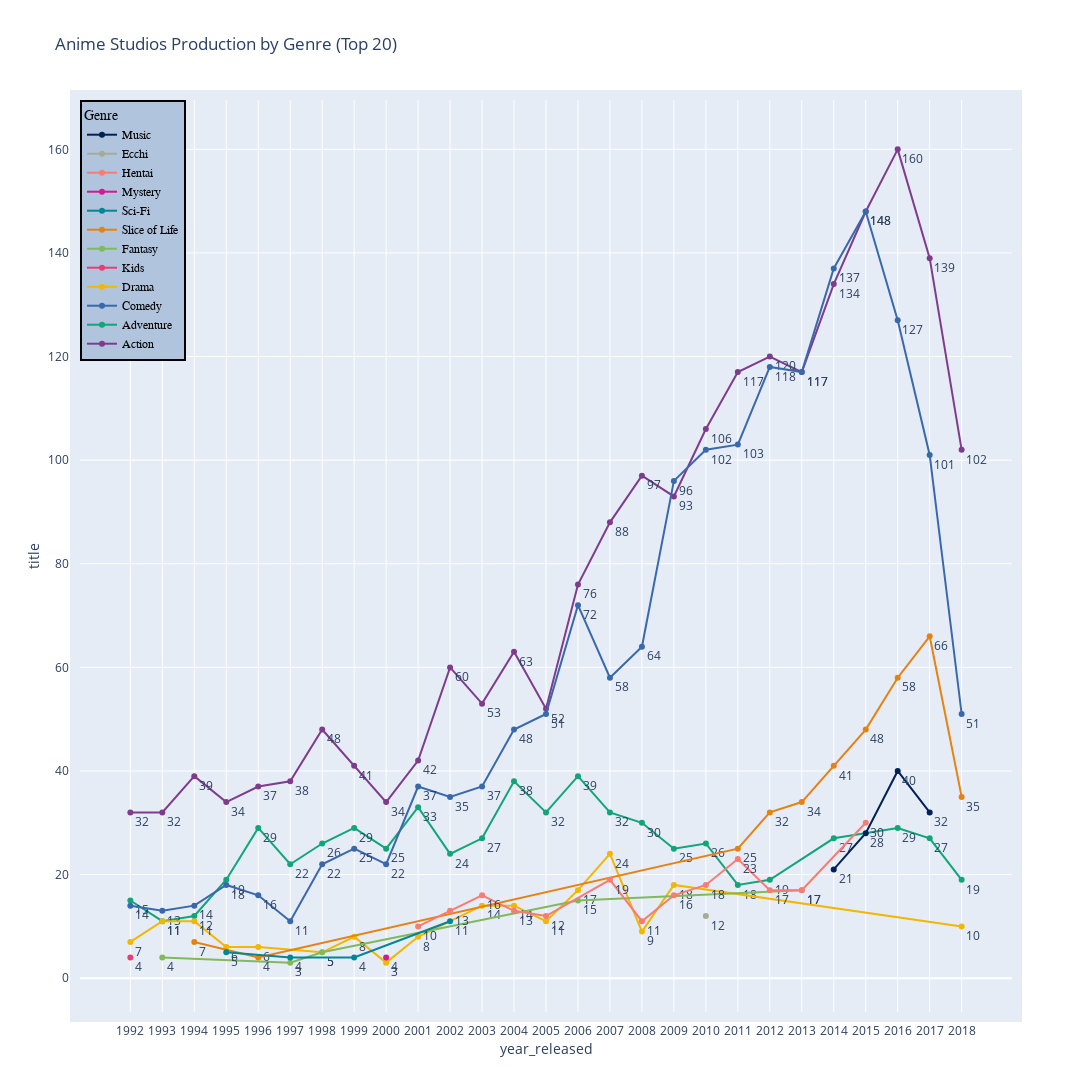

The notebook cell saved with this chart:
### Code cell
fig = px.line(df_agg,
        x='year_released', y='title', color='genre', text='title',
        title='Anime Studios Production by Genre (Top 20)',
        labels={'genre':'Genre', 'count':'Number of anime per genre', 'studio':'Anime Studios'},
        color_discrete_sequence=['rgb(127, 60, 141)', 'rgb(17, 165, 121)', 'rgb(57, 105, 172)',
        'rgb(242, 183, 1)', 'rgb(231, 63, 116)', 'rgb(128, 186, 90)', 'rgb(230, 131, 16)', 'rgb(0, 134, 149)',
        'rgb(207, 28, 144)', 'rgb(249, 123, 114)', 'rgb(165, 170, 153)', 'rgb(0,34,86,40)'],
        orientation='v')
fig.update_layout(barmode='group', yaxis={'categoryorder':'total descending'}, width=1200, height=1200,
                     legend=dict(
        x=0,
        y=1,
        traceorder="reversed",
        title_font_family="Droid Sans Mono",
        font=dict(
            family="Droid Sans Mono",
            size=12,
            color="black"
        ),
        bgcolor="LightSteelBlue",
        bordercolor="Black",
        borderwidth=2
    ),
    xaxis=dict(tickmode='array'),
    margin=dict(pad=10),
    bargap=0.1)

fig.update_traces(textposition="bottom right")
fig.show()

### Figure 1 — Plotly figure (JSON) as saved in the notebook; plotly's stock layout.template omitted (floating-point values rounded to 4 significant figures)
{"data": [{"hovertemplate": "Genre=Action<br>year_released=%{x}<br>title=%{text}<extra></extra>", "legendgroup": "Action", "line": {"color": "rgb(127, 60, 141)", "dash": "solid"}, "marker": {"symbol": "circle"}, "mode": "text+lines+markers", "name": "Action", "orientation": "v", "showlegend": true, "text": [32, 32, 39, 34, 37, 38, 48, 41, 34, 42, 60, 53, 63, 52, 76, 88, 97, 93, 106, 117, 120, 117, 134, 148, 160, 139, 102], "textposition": "bottom right", "type": "scatter", "x": ["1992", "1993", "1994", "1995", "1996", "1997", "1998", "1999", "2000", "2001", "2002", "2003", "2004", "2005", "2006", "2007", "2008", "2009", "2010", "2011", "2012", "2013", "2014", "2015", "2016", "2017", "2018"], "xaxis": "x", "y": [32, 32, 39, 34, 37, 38, 48, 41, 34, 42, 60, 53, 63, 52, 76, 88, 97, 93, 106, 117, 120, 117, 134, 148, 160, 139, 102], "yaxis": "y"}, {"hovertemplate": "Genre=Adventure<br>year_released=%{x}<br>title=%{text}<extra></extra>", "legendgroup": "Adventure", "line": {"color": "rgb(17, 165, 121)", "dash": "solid"}, "marker": {"symbol": "circle"}, "mode": "text+lines+markers", "name": "Adventure", "orientation": "v", "showlegend": true, "text": [15, 11, 12, 19, 29, 22, 26, 29, 25, 33, 24, 27, 38, 32, 39, 32, 30, 25, 26, 18, 19, 27, 29, 27, 19], "textposition": "bottom right", "type": "scatter", "x": ["1992", "1993", "1994", "1995", "1996", "1997", "1998", "1999", "2000", "2001", "2002", "2003", "2004", "2005", "2006", "2007", "2008", "2009", "2010", "2011", "2012", "2014", "2016", "2017", "2018"], "xaxis": "x", "y": [15, 11, 12, 19, 29, 22, 26, 29, 25, 33, 24, 27, 38, 32, 39, 32, 30, 25, 26, 18, 19, 27, 29, 27, 19], "yaxis": "y"}, {"hovertemplate": "Genre=Comedy<br>year_released=%{x}<br>title=%{text}<extra></extra>", "legendgroup": "Comedy", "line": {"color": "rgb(57, 105, 172)", "dash": "solid"}, "marker": {"symbol": "circle"}, "mode": "text+lines+markers", "name": "Comedy", "orientation": "v", "showlegend": true, "text": [14, 13, 14, 18, 16, 11, 22, 25, 22, 37, 35, 37, 48, 51, 72, 58, 64, 96, 102, 103, 118, 117, 137, 148, 127, 101, 51], "textposition": "bottom right", "type": "scatter", "x": ["1992", "1993", "1994", "1995", "1996", "1997", "1998", "1999", "2000", "2001", "2002", "2003", "2004", "2005", "2006", "2007", "2008", "2009", "2010", "2011", "2012", "2013", "2014", "2015", "2016", "2017", "2018"], "xaxis": "x", "y": [14, 13, 14, 18, 16, 11, 22, 25, 22, 37, 35, 37, 48, 51, 72, 58, 64, 96, 102, 103, 118, 117, 137, 148, 127, 101, 51], "yaxis": "y"}, {"hovertemplate": "Genre=Drama<br>year_released=%{x}<br>title=%{text}<extra></extra>", "legendgroup": "Drama", "line": {"color": "rgb(242, 183, 1)", "dash": "solid"}, "marker": {"symbol": "circle"}, "mode": "text+lines+markers", "name": "Drama", "orientation": "v", "showlegend": true, "text": [7, 11, 11, 6, 6, 5, 8, 3, 8, 14, 14, 11, 17, 24, 9, 18, 10], "textposition": "bottom right", "type": "scatter", "x": ["1992", "1993", "1994", "1995", "1996", "1998", "1999", "2000", "2001", "2003", "2004", "2005", "2006", "2007", "2008", "2009", "2018"], "xaxis": "x", "y": [7, 11, 11, 6, 6, 5, 8, 3, 8, 14, 14, 11, 17, 24, 9, 18, 10], "yaxis": "y"}, {"hovertemplate": "Genre=Kids<br>year_released=%{x}<br>title=%{text}<extra></extra>", "legendgroup": "Kids", "line": {"color": "rgb(231, 63, 116)", "dash": "solid"}, "marker": {"symbol": "circle"}, "mode": "text+lines+markers", "name": "Kids", "orientation": "v", "showlegend": true, "text": [4], "textposition": "bottom right", "type": "scatter", "x": ["1992"], "xaxis": "x", "y": [4], "yaxis": "y"}, {"hovertemplate": "Genre=Fantasy<br>year_released=%{x}<br>title=%{text}<extra></extra>", "legendgroup": "Fantasy", "line": {"color": "rgb(128, 186, 90)", "dash": "solid"}, "marker": {"symbol": "circle"}, "mode": "text+lines+markers", "name": "Fantasy", "orientation": "v", "showlegend": true, "text": [4, 3, 5, 15, 17], "textposition": "bottom right", "type": "scatter", "x": ["1993", "1997", "1998", "2006", "2013"], "xaxis": "x", "y": [4, 3, 5, 15, 17], "yaxis": "y"}, {"hovertemplate": "Genre=Slice of Life<br>year_released=%{x}<br>title=%{text}<extra></extra>", "legendgroup": "Slice of Life", "line": {"color": "rgb(230, 131, 16)", "dash": "solid"}, "marker": {"symbol": "circle"}, "mode": "text+lines+markers", "name": "Slice of Life", "orientation": "v", "showlegend": true, "text": [7, 4, 25, 32, 34, 41, 48, 58, 66, 35], "textposition": "bottom right", "type": "scatter", "x": ["1994", "1996", "2011", "2012", "2013", "2014", "2015", "2016", "2017", "2018"], "xaxis": "x", "y": [7, 4, 25, 32, 34, 41, 48, 58, 66, 35], "yaxis": "y"}, {"hovertemplate": "Genre=Sci-Fi<br>year_released=%{x}<br>title=%{text}<extra></extra>", "legendgroup": "Sci-Fi", "line": {"color": "rgb(0, 134, 149)", "dash": "solid"}, "marker": {"symbol": "circle"}, "mode": "text+lines+markers", "name": "Sci-Fi", "orientation": "v", "showlegend": true, "text": [5, 4, 4, 11], "textposition": "bottom right", "type": "scatter", "x": ["1995", "1997", "1999", "2002"], "xaxis": "x", "y": [5, 4, 4, 11], "yaxis": "y"}, {"hovertemplate": "Genre=Mystery<br>year_released=%{x}<br>title=%{text}<extra></extra>", "legendgroup": "Mystery", "line": {"color": "rgb(207, 28, 144)", "dash": "solid"}, "marker": {"symbol": "circle"}, "mode": "text+lines+markers", "name": "Mystery", "orientation": "v", "showlegend": true, "text": [4], "textposition": "bottom right", "type": "scatter", "x": ["2000"], "xaxis": "x", "y": [4], "yaxis": "y"}, {"hovertemplate": "Genre=Hentai<br>year_released=%{x}<br>title=%{text}<extra></extra>", "legendgroup": "Hentai", "line": {"color": "rgb(249, 123, 114)", "dash": "solid"}, "marker": {"symbol": "circle"}, "mode": "text+lines+markers", "name": "Hentai", "orientation": "v", "showlegend": true, "text": [10, 13, 16, 13, 12, 19, 11, 16, 18, 23, 17, 17, 30], "textposition": "bottom right", "type": "scatter", "x": ["2001", "2002", "2003", "2004", "2005", "2007", "2008", "2009", "2010", "2011", "2012", "2013", "2015"], "xaxis": "x", "y": [10, 13, 16, 13, 12, 19, 11, 16, 18, 23, 17, 17, 30], "yaxis": "y"}, {"hovertemplate": "Genre=Ecchi<br>year_released=%{x}<br>title=%{text}<extra></extra>", "legendgroup": "Ecchi", "line": {"color": "rgb(165, 170, 153)", "dash": "solid"}, "marker": {"symbol": "circle"}, "mode": "text+lines+markers", "name": "Ecchi", "orientation": "v", "showlegend": true, "text": [12], "textposition": "bottom right", "type": "scatter", "x": ["2010"], "xaxis": "x", "y": [12], "yaxis": "y"}, {"hovertemplate": "Genre=Music<br>year_released=%{x}<br>title=%{text}<extra></extra>", "legendgroup": "Music", "line": {"color": "rgb(0,34,86,40)", "dash": "solid"}, "marker": {"symbol": "circle"}, "mode": "text+lines+markers", "name": "Music", "orientation": "v", "showlegend": true, "text": [21, 28, 40, 32], "textposition": "bottom right", "type": "scatter", "x": ["2014", "2015", "2016", "2017"], "xaxis": "x", "y": [21, 28, 40, 32], "yaxis": "y"}], "layout": {"bargap": 0.1, "barmode": "group", "height": 1200, "legend": {"bgcolor": "LightSteelBlue", "bordercolor": "Black", "borderwidth": 2, "font": {"color": "black", "family": "Droid Sans Mono", "size": 12}, "title": {"font": {"family": "Droid Sans Mono"}, "text": "Genre"}, "tracegroupgap": 0, "traceorder": "reversed", "x": 0, "y": 1}, "margin": {"pad": 10}, "title": {"text": "Anime Studios Production by Genre (Top 20)"}, "width": 1200, "xaxis": {"anchor": "y", "domain": [0, 1], "tickmode": "array", "title": {"text": "year_released"}}, "yaxis": {"anchor": "x", "categoryorder": "total descending", "domain": [0, 1], "title": {"text": "title"}}}}
